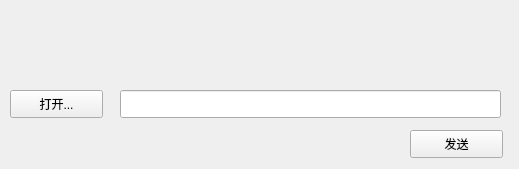
<?xml version="1.0" encoding="UTF-8"?>
<ui version="4.0">
 <class>SendFileClass</class>
 <widget class="QWidget" name="SendFileClass">
  <property name="geometry">
   <rect>
    <x>0</x>
    <y>0</y>
    <width>519</width>
    <height>169</height>
   </rect>
  </property>
  <property name="sizePolicy">
   <sizepolicy hsizetype="Fixed" vsizetype="Fixed">
    <horstretch>0</horstretch>
    <verstretch>0</verstretch>
   </sizepolicy>
  </property>
  <property name="minimumSize">
   <size>
    <width>519</width>
    <height>169</height>
   </size>
  </property>
  <property name="maximumSize">
   <size>
    <width>519</width>
    <height>619</height>
   </size>
  </property>
  <property name="windowTitle">
   <string>SendFile</string>
  </property>
  <widget class="QWidget" name="titleWidget" native="true">
   <property name="geometry">
    <rect>
     <x>0</x>
     <y>0</y>
     <width>519</width>
     <height>50</height>
    </rect>
   </property>
   <property name="titleskin" stdset="0">
    <bool>true</bool>
   </property>
  </widget>
  <widget class="QWidget" name="bodyWidget" native="true">
   <property name="geometry">
    <rect>
     <x>0</x>
     <y>50</y>
     <width>519</width>
     <height>119</height>
    </rect>
   </property>
   <property name="bottomskin" stdset="0">
    <bool>true</bool>
   </property>
   <widget class="QPushButton" name="openBtn">
    <property name="geometry">
     <rect>
      <x>10</x>
      <y>40</y>
      <width>93</width>
      <height>28</height>
     </rect>
    </property>
    <property name="text">
     <string>打开...</string>
    </property>
   </widget>
   <widget class="QPushButton" name="sendBtn">
    <property name="geometry">
     <rect>
      <x>410</x>
      <y>80</y>
      <width>93</width>
      <height>28</height>
     </rect>
    </property>
    <property name="text">
     <string>发送</string>
    </property>
   </widget>
   <widget class="QLineEdit" name="lineEdit">
    <property name="geometry">
     <rect>
      <x>120</x>
      <y>40</y>
      <width>381</width>
      <height>28</height>
     </rect>
    </property>
   </widget>
  </widget>
 </widget>
 <layoutdefault spacing="6" margin="11"/>
 <resources/>
 <connections/>
</ui>
